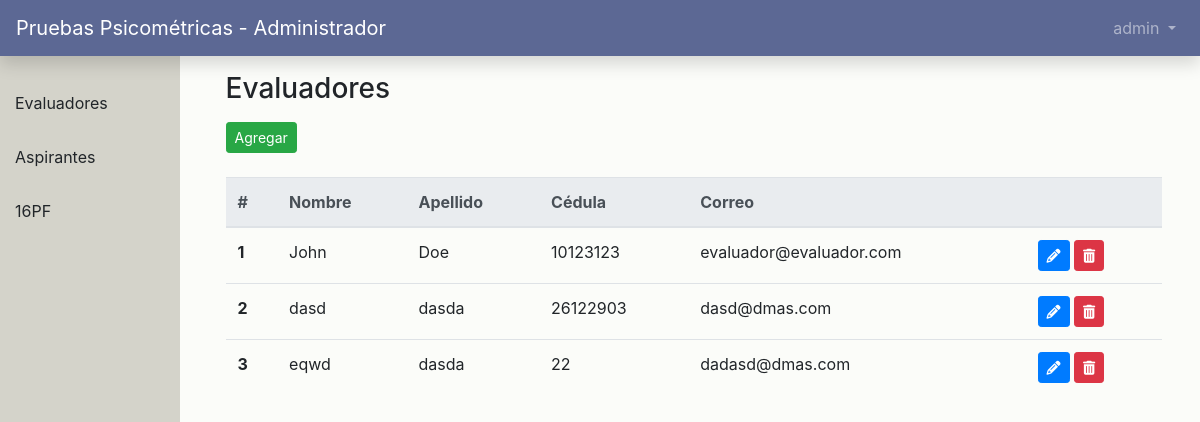
The page /dash/evaluadores (signed in) on the database as committed earlier.
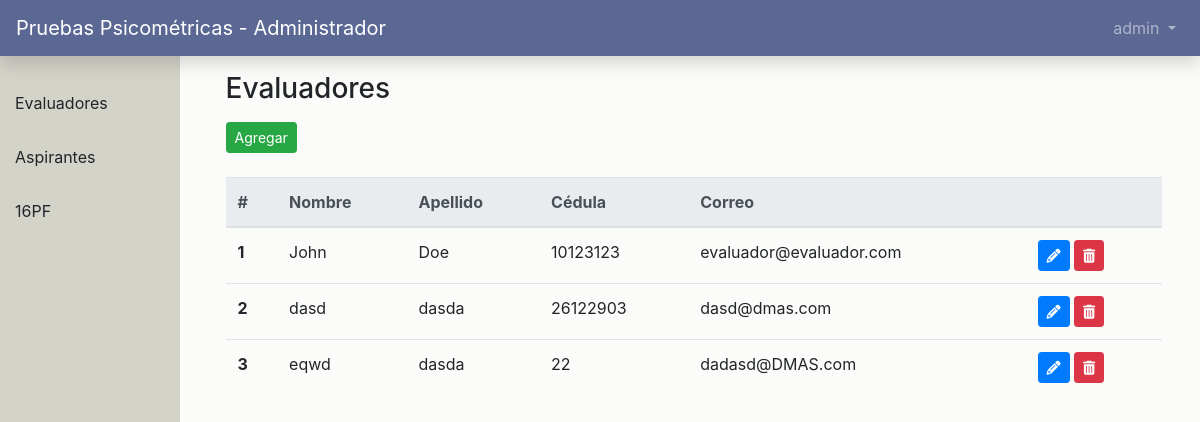
The same page on the database as committed later.
### users/models.py (models this page shows, shortened)
class CustomUser(AbstractUser):
    role = models.PositiveIntegerField(null=True, blank=True)
    updated_password = models.BooleanField(null=True, blank=True)
    date_born = models.DateField(null=True, blank=True)
    gender = models.CharField(null=True, blank=True, max_length=12)
    def get_role(self):
        return '%s' % (self.role)

### main_app/views.py (the view)
# urls.py: path('dash/evaluadores', views.evaluators, name='evaluadores'),
def evaluators(request):
    evaluators = CustomUser.objects.filter(role=1)
    return render(request, 'dashboard/evaluadores.html', {'evaluators': evaluators})

### templates/dashboard/evaluadores.html (shortened to what this page needs)
{% extends './index.html' %}
{% block main_content %}
    <section class="content">
        <div class="row">
            <div class="col-sm-12">
                <h3>Evaluadores</h3>
            </div>
        </div>
        <div class="row mb-4 mt-2">
            <div class="col-sm-12">
                <button type="button" class="btn btn-success btn-sm" data-toggle="modal" data-target="#agregarModal">Agregar</button>
            </div>
        </div>
        <div class="row">
            <div class="col-sm-12">
                <table class="table">
                    <thead class="thead-light">
                        <tr>
                            <th scope="col">#</th>
                            <th scope="col">Nombre</th>
                            <th scope="col">Apellido</th>
                            <th scope="col">Cédula</th>
                            <th scope="col">Correo</th>
                            <th scope="col"></th>
                        </tr>
                    </thead>
                    <tbody>
                        {% for evaluator in evaluators %}
                            <tr>
                                <th scope="row">{{ forloop.counter }}</th>
                                <td>{{ evaluator.first_name }}</td>
                                <td>{{ evaluator.last_name }}</td>
                                <td>{{ evaluator.username }}</td>
                                <td>{{ evaluator.email }}</td>
                                <td>
                                    <button type="button" user-id="{{evaluator.id}}" class="btn btn-primary btn-sm btn-edit" data-toggle="modal" data-target="#editarModal" ><i user-id="{{evaluator.id}}" class="fas fa-pencil-alt"></i></button>
                                    <button type="button" user-id="{{evaluator.id}}" class="btn btn-danger btn-sm btn-delete"><i user-id="{{evaluator.id}}" class="fas fa-trash-alt"></i></button>
                                </td>
                            </tr>
                        {% endfor %}
                    </tbody>
                </table>
            </div>
        </div>
    </section>
{% endblock %}

Rows that differ between the two databases and show on the page:
changed CustomUser "eqwd": email "dadasd@dmas.com" → "dadasd@DMAS.com"
